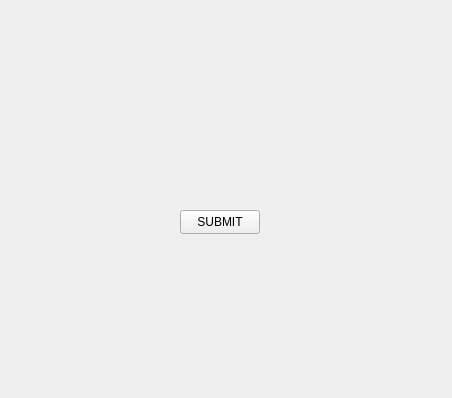
<?xml version="1.0" encoding="UTF-8"?>
<ui version="4.0">
 <class>MainWindow</class>
 <widget class="QMainWindow" name="MainWindow">
  <property name="geometry">
   <rect>
    <x>0</x>
    <y>0</y>
    <width>452</width>
    <height>398</height>
   </rect>
  </property>
  <property name="windowTitle">
   <string>MainWindow</string>
  </property>
  <widget class="QWidget" name="centralwidget">
   <widget class="QPushButton" name="pushButton">
    <property name="geometry">
     <rect>
      <x>180</x>
      <y>210</y>
      <width>80</width>
      <height>24</height>
     </rect>
    </property>
    <property name="text">
     <string>SUBMIT</string>
    </property>
   </widget>
  </widget>
 </widget>
 <resources/>
 <connections/>
</ui>
